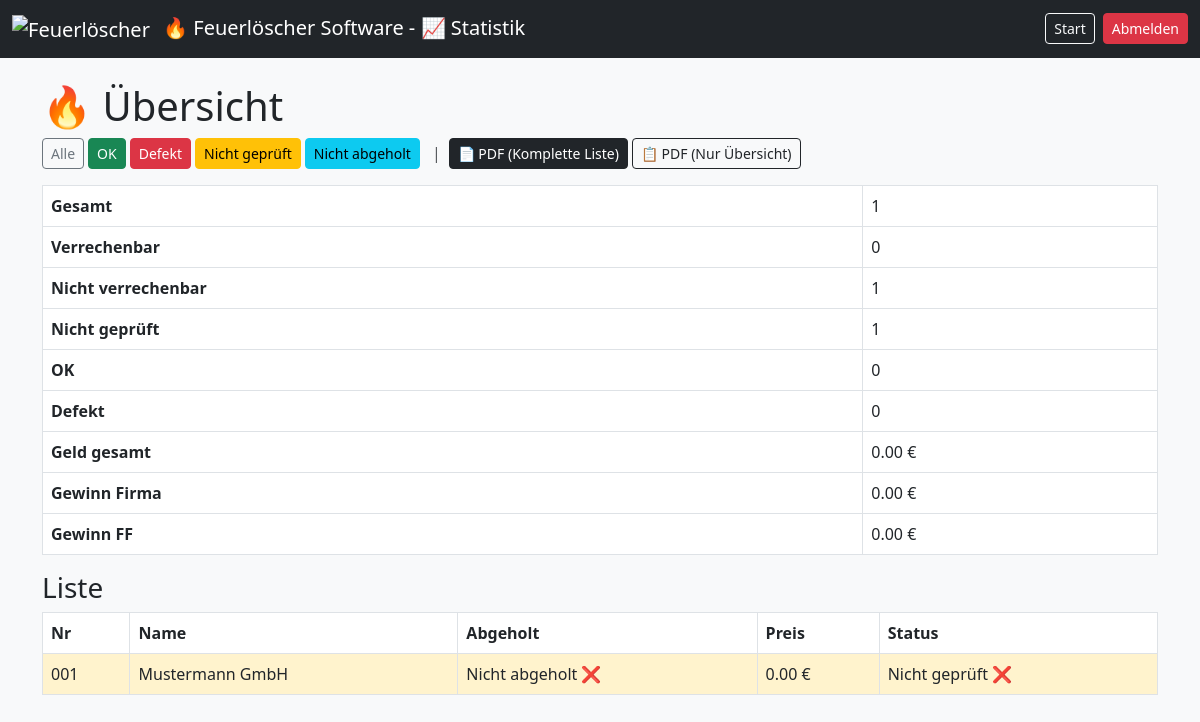
/statistik.php (signed in), run on an earlier commit of the app's database.
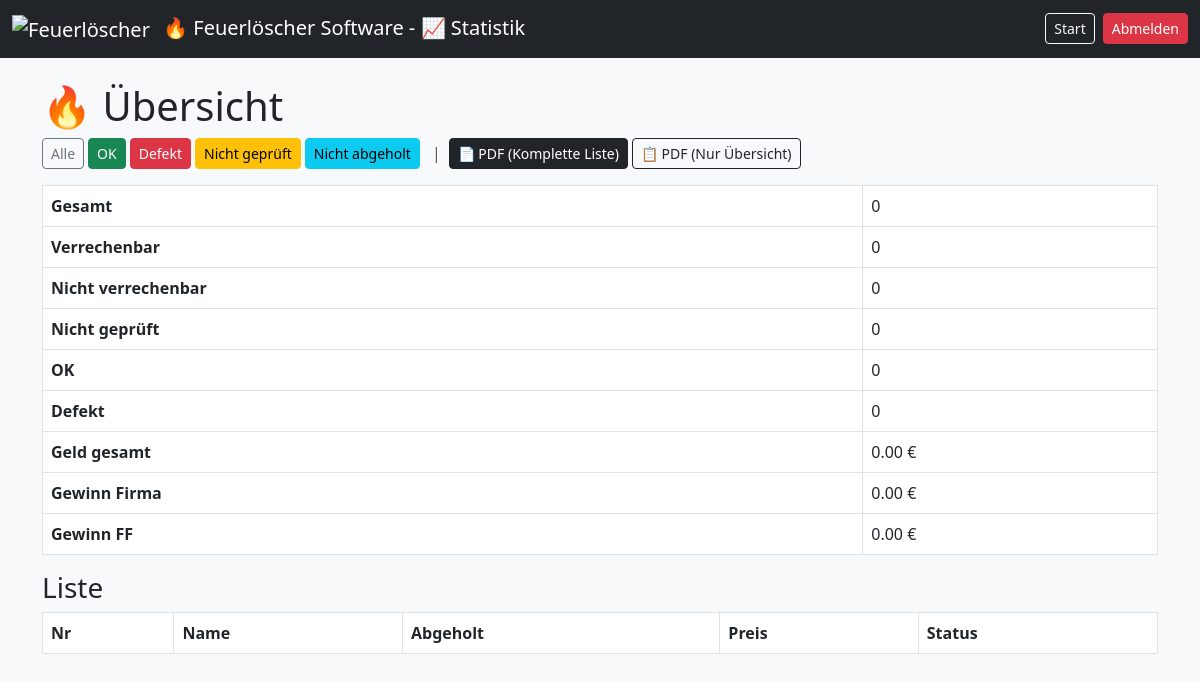
And on a later commit of the database.
### tables this page shows
CREATE TABLE loescher (
    id INTEGER PRIMARY KEY AUTOINCREMENT,
    nummer TEXT UNIQUE,
    name TEXT,
    zeitstempel TEXT,
    typ TEXT,
    preis REAL,
    loeschertyp TEXT,
    menge REAL,
    einheit TEXT,
    etikett_gedruckt INTEGER,
    abholschein_gedruckt INTEGER,
    bezahlt INTEGER,
    geprueft INTEGER,
    abgeholt INTEGER,
    defekt INTEGER,
    info TEXT,
    active INTEGER
);

### statistik.php (the view, shortened to what the changed rows need)
<?php
$db = getDB();
$result = $db->query("SELECT * FROM loescher WHERE active=1");
$allLoscher = [];
while ($row = $result->fetchArray(SQLITE3_ASSOC)) {
    $allLoscher[] = $row;
}
$stats = [
    'gesamt' => 0,
    'verrechenbar' => 0,
    'nicht_verrechenbar' => 0,
    'ok' => 0,
    'defekt' => 0,
    'nicht_geprueft' => 0
];
$gesamtVollerPreis = 0;
function getPreis($typ) {
    switch ($typ) {
        default: return 0;
    }
}
$gefilterteLoscher = [];
foreach ($allLoscher as $l) {
    if ($l['defekt']) {
        $status = 'defekt';
        $statusText = 'Defekt';
    } elseif (!$l['geprueft']) {
        $status = 'nicht';
        $statusText = 'Nicht geprüft &#10060;';
    } else {
        $status = 'ok';
        $statusText = 'OK';
    }
    $vollpreis = getPreis($l['typ']);
    $istVerrechenbar = (
        !$l['defekt'] &&
        $l['bezahlt'] &&
        $l['typ'] !== 'Gratis' &&
        $l['geprueft']
    );
    $stats['gesamt']++;
    if ($status === 'defekt') $stats['defekt']++;
    elseif ($status === 'ok') $stats['ok']++;
    elseif ($status === 'nicht') $stats['nicht_geprueft']++;
    if ($istVerrechenbar) {
        $stats['verrechenbar']++;
        $gesamtVollerPreis += $vollpreis;
    } else {
        $stats['nicht_verrechenbar']++;
    }
    $l['statusText'] = $statusText;
    $l['vollpreis'] = $vollpreis;
    $gefilterteLoscher[] = $l;
}
$gesamtGewinnFirma = $stats['verrechenbar'] * PREIS_RABATT;
$gesamtGewinnFF = $gesamtVollerPreis - $gesamtGewinnFirma;
?>
<!DOCTYPE html>
<html>
<head>
<link href="https://cdn.jsdelivr.net/npm/bootstrap@5.3.0/dist/css/bootstrap.min.css" rel="stylesheet">
</head>
<body class="bg-light">
<div class="container mt-4">
    <h1>&#128293; Übersicht</h1>
    <table class="table table-bordered w-100">
        <tr><th>Gesamt</th><td><?= $stats['gesamt'] ?></td></tr>
        <tr><th>Verrechenbar</th><td><?= $stats['verrechenbar'] ?></td></tr>
        <tr><th>Nicht verrechenbar</th><td><?= $stats['nicht_verrechenbar'] ?></td></tr>
        <tr><th>Nicht geprüft</th><td><?= $stats['nicht_geprueft'] ?></td></tr>
        <tr><th>OK</th><td><?= $stats['ok'] ?></td></tr>
        <tr><th>Defekt</th><td><?= $stats['defekt'] ?></td></tr>
        <tr><th>Geld gesamt</th><td><?= number_format($gesamtVollerPreis,2) ?> €</td></tr>
        <tr><th>Gewinn Firma</th><td><?= number_format($gesamtGewinnFirma,2) ?> €</td></tr>
        <tr><th>Gewinn FF</th><td><?= number_format($gesamtGewinnFF,2) ?> €</td></tr>
    </table>
    <table class="table table-bordered">
    <thead>
        <tr>
            <th>Nr</th>
            <th>Name</th>
            <th>Abgeholt</th>
            <th>Preis</th>
            <th>Status</th>
        </tr>
    </thead>
    <tbody>
        <?php foreach ($gefilterteLoscher as $v): ?>
            <?php
            if ($v['defekt']) {
                $class = 'status-defekt';
            } elseif (!$v['geprueft']) {
                $class = 'status-nicht';
            } else {
                $class = 'status-ok';
            }
            ?>
            <tr>
                <td class="<?= $class ?>"><?= sprintf("%03d", $v['nummer']) ?></td>
                <td class="<?= $class ?>"><?= htmlspecialchars($v['name']) ?></td>
                <td class="<?= $class ?>">
                    <?= $v['abgeholt'] == 1 ? 'Abgeholt' : 'Nicht abgeholt &#10060;' ?>
                </td>
                <td class="<?= $class ?>"><?= number_format($v['vollpreis'],2) ?> €</td>
                <td class="<?= $class ?>"><?= $v['statusText'] ?></td>
            </tr>
        <?php endforeach; ?>
    </tbody>
</table>
</div>
</body>
</html>

What changed in the data, as far as the page shows it:
removed loescher: defekt "0", nummer "001", name "Mustermann GmbH", abgeholt "Nicht abgeholt ❌", vollpreis "0.00", statusText "Nicht geprüft ❌"
Also different on the page:
$stats['gesamt']: "1" → "0"
$stats['nicht_verrechenbar']: "1" → "0"
$stats['nicht_geprueft']: "1" → "0"
$stats['defekt']: (not shown) → "0"
